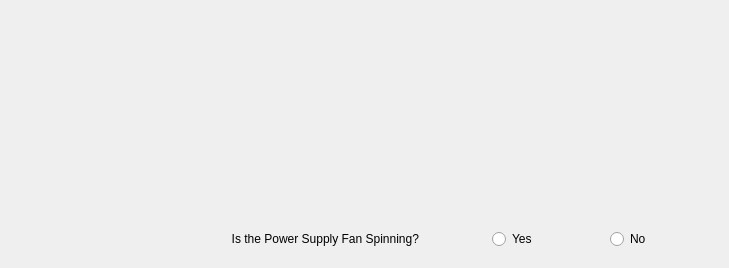
     <widget class="QWidget" name="fanTab">
      <attribute name="title">
       <string>Fan</string>
      </attribute>
      <widget class="QWidget" name="layoutWidget">
       <property name="geometry">
        <rect>
         <x>164</x>
         <y>220</y>
         <width>556</width>
         <height>39</height>
        </rect>
       </property>
       <layout class="QHBoxLayout" name="horizontalLayout_2">
        <item>
         <widget class="QLabel" name="fanTestLabel">
          <property name="sizePolicy">
           <sizepolicy hsizetype="Fixed" vsizetype="Fixed">
            <horstretch>0</horstretch>
            <verstretch>0</verstretch>
           </sizepolicy>
          </property>
          <property name="text">
           <string>Is the Power Supply Fan Spinning?</string>
          </property>
          <property name="alignment">
           <set>Qt::AlignRight|Qt::AlignTrailing|Qt::AlignVCenter</set>
          </property>
         </widget>
        </item>
        <item>
         <widget class="QRadioButton" name="rbFanSpinningTestAnswerYes">
          <property name="sizePolicy">
           <sizepolicy hsizetype="Fixed" vsizetype="Fixed">
            <horstretch>0</horstretch>
            <verstretch>0</verstretch>
           </sizepolicy>
          </property>
          <property name="text">
           <string>Yes</string>
          </property>
          <property name="iconSize">
           <size>
            <width>24</width>
            <height>24</height>
           </size>
          </property>
         </widget>
        </item>
        <item>
         <widget class="QRadioButton" name="rbFanSpinningTestAnswerNo">
          <property name="sizePolicy">
           <sizepolicy hsizetype="Fixed" vsizetype="Fixed">
            <horstretch>0</horstretch>
            <verstretch>0</verstretch>
           </sizepolicy>
          </property>
          <property name="text">
           <string>No</string>
          </property>
         </widget>
        </item>
       </layout>
      </widget>
     </widget>
